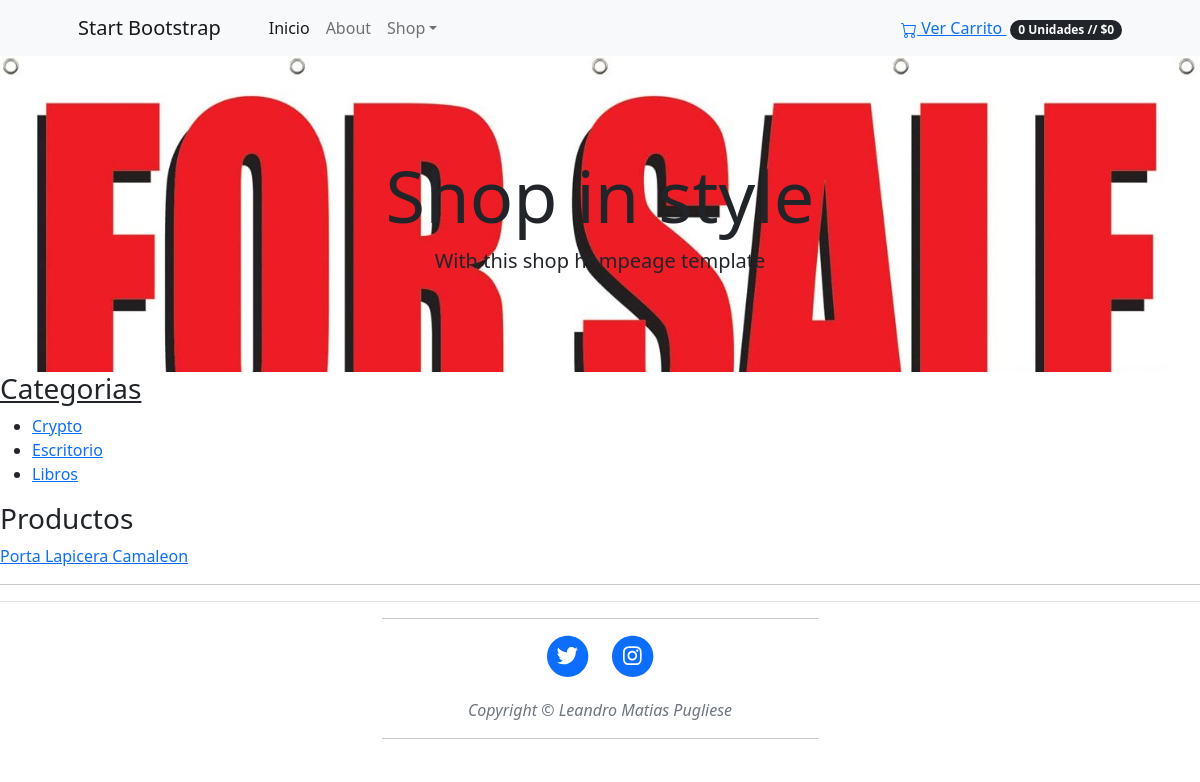
The app's page /escritorio/ with its own data.
### shop/models.py (models this page shows, shortened)
class Categoria(models.Model):
    nombre = models.CharField(max_length=200, db_index=True)
    slug = models.SlugField(max_length=200, unique=True)
    class Meta:
        ordering = ("nombre",)
        verbose_name = "categoria"
        verbose_name_plural = "categorias"
    def get_absolute_url(self):
        return reverse('shop:Producto_por_Categoria', args=[self.slug])

class Producto(models.Model):
    categoria = models.ForeignKey(Categoria, related_name="productos", on_delete=models.CASCADE)
    nombre = models.CharField(max_length=200, db_index=True)
    slug = models.SlugField(max_length=200, db_index=True)
    imagen = models.ImageField(upload_to="productos/%Y/%m/%d", blank=True)
    descripcion = models.TextField(blank=True)
    precio = models.DecimalField(max_digits=10, decimal_places=2)
    disponibilidad = models.BooleanField(default=True)
    fecha_creacion = models.DateTimeField(auto_now_add=True)
    fecha_actualizacion = models.DateField(auto_now=True)
    class Meta:
        ordering = ("nombre",)
        index_together = (("id", "slug"),)
    def get_absolute_url(self):
        return reverse("shop:Detalle_Producto", args=[self.id, self.slug])

### shop/views.py (the view)
# urls.py: path('<slug:categoria_slug>/', views.lista_producto, name = "Producto_por_Categoria"),
def lista_producto(request, categoria_slug=None):
    categoria = None
    categorias = Categoria.objects.all()
    productos = Producto.objects.filter(disponibilidad=True)
    if categoria_slug:
        categoria = get_object_or_404(Categoria, slug=categoria_slug)
        productos = productos.filter(categoria=categoria)
    return render(request, "shop/productos/lista.html",
    {
        "categoria": categoria,
        "categorias": categorias,
        "productos": productos
    })

### carrito/carrito.py (called while the page is built)
    def get_total_price(self):
        return sum(Decimal(item["precio"]) * item["quantity"] for item in self.carrito.values())

    def get_total_item(self):
        return sum(item["quantity"] for item in self.carrito.values())

### carrito/procesador_contexto.py (called while the page is built)
def carrito(request):
    return {'carrito': Carrito(request)}

### shop/templates/shop/productos/lista.html (shortened to what this page needs)
{% extends "shop/base.html" %}
{% load static %}
{% block contenido%}
<div id="sidebar">
    <h3><u>Categorias</u></h3>
    <ul>
        {% for object in categorias %}
            <li>
                <a href="{{object.get_absolute_url}}">{{object.nombre}}</a>
            </li>
        {% endfor %}
    </ul>
    <div id="main">
        <h3>Productos</h3>
        {% for object in productos %}
            <a href="{{object.get_absolute_url}}">{{object.nombre}}</a>
            <hr>
        {% endfor%}
    </div>
</div>
{% endblock %}

### records on screen
Categoria: nombre "Crypto"
Categoria: nombre "Escritorio"
Categoria: nombre "Libros"
Producto: nombre "Porta Lapicera Camaleon"

### other values on screen
{{ carrito.get_total_item }} "0"
{{ carrito.get_total_price }} "0"
